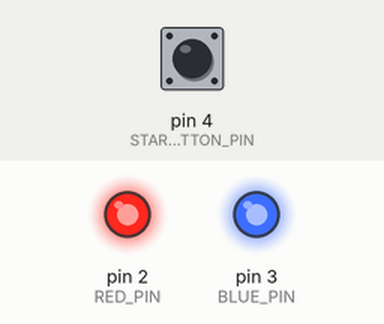
Simulated run of this sketch. Board: Arduino Uno, built with avr-gcc and run on an emulated ATmega328P. Shown: output pins drawn as LEDs (lit = HIGH). The inputs (shaded band) are chosen by the test bench; at power-on: pin 4 (START_BUTTON_PIN) HIGH. Random numbers use the default seed unless the sketch sets one.

Above: at 1.2 s.
1.3 s: pin 4 (START_BUTTON_PIN) pulled LOW for 0.15 s
At 2.2 s:
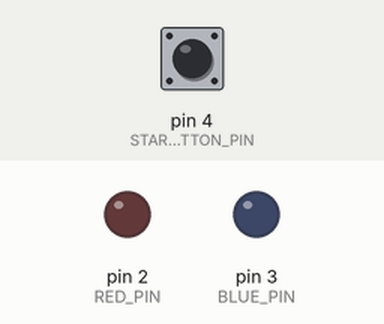
2.9 s: pin 4 (START_BUTTON_PIN) pulled LOW for 1 s
At 3.4 s:
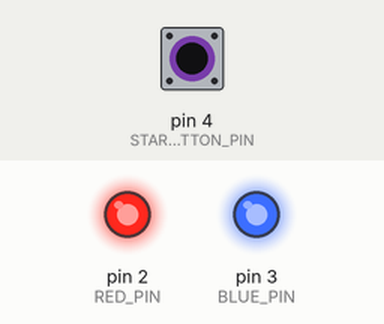
5.4 s: pin 4 (START_BUTTON_PIN) pulled LOW for 3.2 s
At 26.25 s:
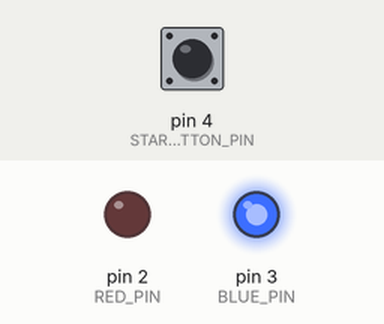
Timing chart, 0 to 27.5 s (numbered marks = the images above; inputs shaded):
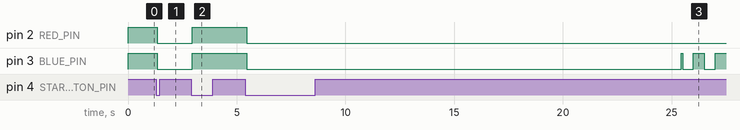

The sketch:

2026_Scrimmage_Field_Controller.ino
```cpp
#include <Arduino.h>

// ---------- PIN DEFINITIONS ----------
#define RED_PIN          2
#define BLUE_PIN         3
#define START_BUTTON_PIN 4

// ---------- TIMING CONSTANTS ----------
const unsigned long AUTO_TIME       = 20000;
const unsigned long TRANSITION_TIME = 10000;
const unsigned long TELEOP_TIME     = 25000;
const unsigned long ENDGAME_TIME    = 30000;

const unsigned long DEBOUNCE_DELAY  = 50;     // real debounce now
const unsigned long WARNING_TIME    = 3000;
const unsigned long BLINK_INTERVAL  = 500;

// ---------- MATCH STATE ----------
enum MatchState {
  IDLE,
  AUTO,
  TRANSITION,
  TELEOP,
  ENDGAME
};

MatchState matchState = IDLE;

// ---------- STATE VARIABLES ----------
unsigned long stageStartTime = 0;

bool redFirst = false;
bool redTurn  = false;
int  teleopCycle = 0;

// ---------- BUTTON STATE ----------
bool lastButtonReading = HIGH;
bool buttonState       = HIGH;
unsigned long lastDebounceTime = 0;

// ---------- FUNCTION DECLARATIONS ----------
void startMatch();
void resetMatch();
void updateMatch();

void redAlliance();
void blueAlliance();
void enableAlliances();
void disableAlliances();

void blinkRed();
void blinkBlue();
void digitalWriteInverted(int pin, bool value);

// ---------- SETUP ----------
void setup() {
  pinMode(RED_PIN, OUTPUT);
  pinMode(BLUE_PIN, OUTPUT);
  pinMode(START_BUTTON_PIN, INPUT_PULLUP);

  randomSeed(analogRead(A0));
  disableAlliances();
}

// ---------- LOOP ----------
void loop() {
  bool reading = digitalRead(START_BUTTON_PIN);

  // Detect change
  if (reading != lastButtonReading) {
    lastDebounceTime = millis();
  }

  // Accept new stable state
  if ((millis() - lastDebounceTime) > DEBOUNCE_DELAY) {
    if (reading != buttonState) {
      buttonState = reading;

      // Trigger ONLY on press (HIGH -> LOW)
      if (buttonState == LOW) {
        if (matchState == IDLE) startMatch();
        else resetMatch();
      }
    }
  }

  lastButtonReading = reading;

  if (matchState != IDLE) {
    updateMatch();
  }
}

// ---------- MATCH CONTROL ----------
void startMatch() {
  redFirst = random(0, 2);
  redTurn  = redFirst;
  teleopCycle = 0;

  matchState = AUTO;
  stageStartTime = millis();
}

void resetMatch() {
  matchState = IDLE;
  disableAlliances();
}

// ---------- MATCH SEQUENCER ----------
void updateMatch() {
  unsigned long now = millis();
  unsigned long elapsed = now - stageStartTime;

  switch (matchState) {

    case AUTO:
      enableAlliances();
      if (elapsed >= AUTO_TIME) {
        matchState = TRANSITION;
        stageStartTime = now;
      }
      break;

    case TRANSITION:
      if (redFirst) {
        blinkBlue();
        digitalWriteInverted(RED_PIN, 1);
      } else {
        blinkRed();
        digitalWriteInverted(BLUE_PIN, 1);
      }

      if (elapsed >= TRANSITION_TIME) {
        matchState = TELEOP;
        stageStartTime = now;
      }
      break;

    case TELEOP: {
      bool warning = (teleopCycle < 3) &&
                     (elapsed >= (TELEOP_TIME - WARNING_TIME));

      if (redTurn) {
        if (warning) {
          blinkRed();
          digitalWriteInverted(BLUE_PIN, 0);
        } else redAlliance();
      } else {
        if (warning) {
          blinkBlue();
          digitalWriteInverted(RED_PIN, 0);
        } else blueAlliance();
      }

      if (elapsed >= TELEOP_TIME) {
        teleopCycle++;
        redTurn = !redTurn;
        stageStartTime = now;

        if (teleopCycle >= 4) {
          matchState = ENDGAME;
        }
      }
      break;
    }

    case ENDGAME:
      enableAlliances();
      if (elapsed >= ENDGAME_TIME) {
        resetMatch();
      }
      break;

    default:
      disableAlliances();
      break;
  }
}

// ---------- OUTPUT CONTROL ----------
void redAlliance() {
  digitalWriteInverted(RED_PIN, 1);
  digitalWriteInverted(BLUE_PIN, 0);
}

void blueAlliance() {
  digitalWriteInverted(RED_PIN, 0);
  digitalWriteInverted(BLUE_PIN, 1);
}

void enableAlliances() {
  digitalWriteInverted(RED_PIN, 1);
  digitalWriteInverted(BLUE_PIN, 1);
}

void disableAlliances() {
  digitalWriteInverted(RED_PIN, 0);
  digitalWriteInverted(BLUE_PIN, 0);
}

// ---------- BLINK HELPERS ----------
void blinkRed() {
  bool on = (millis() / BLINK_INTERVAL) % 2;
  digitalWriteInverted(RED_PIN, on);
}

void blinkBlue() {
  bool on = (millis() / BLINK_INTERVAL) % 2;
  digitalWriteInverted(BLUE_PIN, on);
}

void digitalWriteInverted(int pin, bool value) {
  digitalWrite(pin, !value);
}
```

Measured:
- after the input at 1.3 s, pin 2 (RED_PIN), pin 3 (BLUE_PIN): HIGH → LOW after 0.05 s
- after the input at 2.9 s, pin 2 (RED_PIN), pin 3 (BLUE_PIN): LOW → HIGH after 0.05 s
- after the input at 5.4 s, pin 2 (RED_PIN): HIGH → LOW after 0.05 s; pin 3 (BLUE_PIN): goes LOW 20.0 s, HIGH 0.05 s, LOW 0.50 s, HIGH 0.50 s, LOW 0.50 s, then HIGH, starting after 0.05 s
